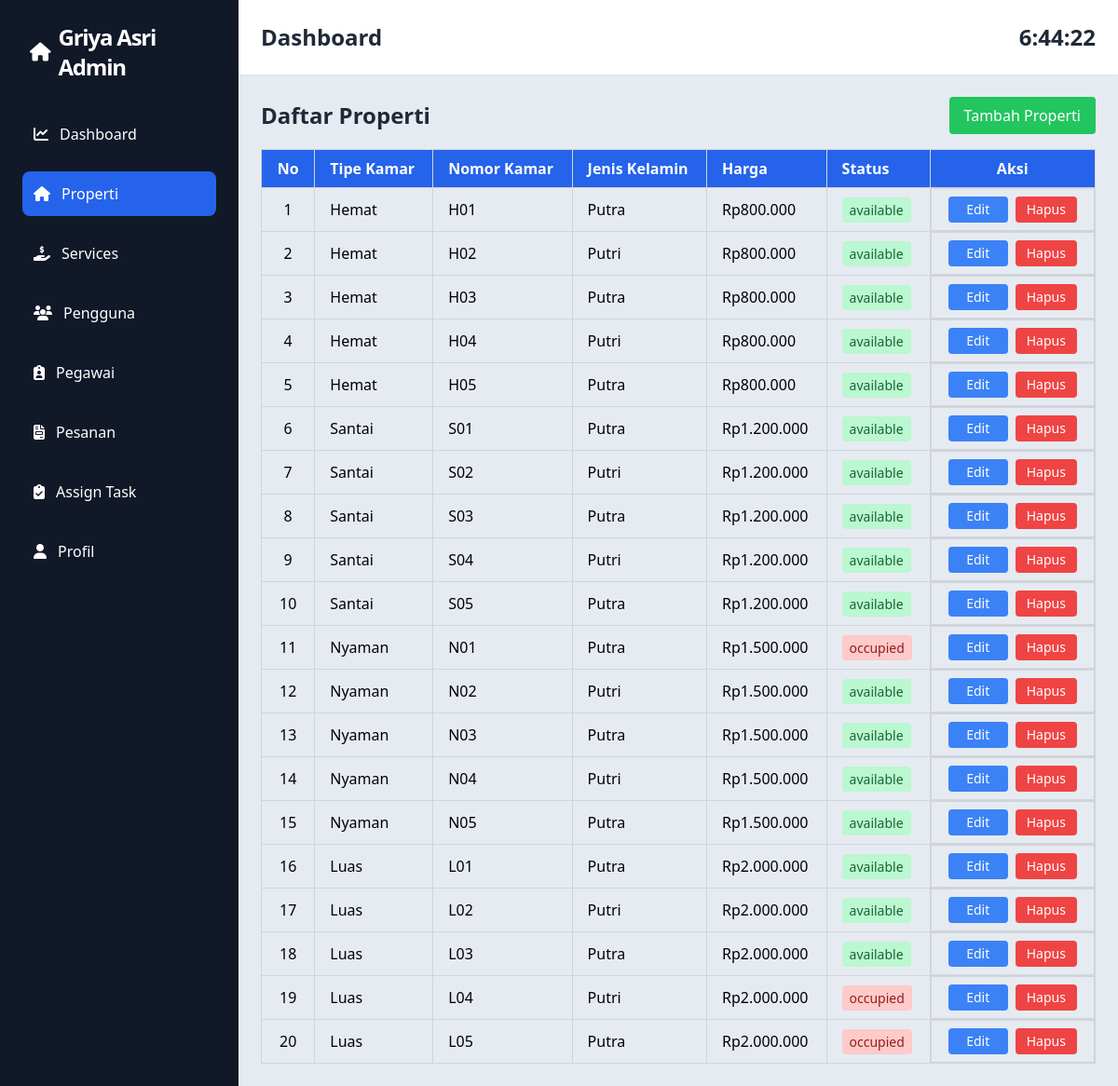
Page /admin/list-properti.php on the committed database.
### tables this page shows
CREATE TABLE settings (
    `key` VARCHAR(100) PRIMARY KEY,
    `value` TEXT
);

CREATE TABLE `rooms` (
  `id` bigint(20) UNSIGNED NOT NULL,
  `room_type_id` bigint(20) UNSIGNED NOT NULL,
  `room_number` varchar(255) NOT NULL,
  `gender_type` enum('Putra','Putri') NOT NULL,
  `price` int(11) NOT NULL,
  `rating` decimal(2,1) NOT NULL DEFAULT 0.0,
  `facilities` text NOT NULL,
  `area_size` varchar(255) NOT NULL,
  `is_electric_included` tinyint(1) NOT NULL DEFAULT 0,
  `is_water_included` tinyint(1) NOT NULL DEFAULT 1,
  `room_rules` text NOT NULL,
  `status` enum('available','occupied','maintenance') NOT NULL DEFAULT 'available',
  `created_at` timestamp NULL DEFAULT NULL,
  `updated_at` timestamp NULL DEFAULT NULL
);

CREATE TABLE `room_types` (
  `id` bigint(20) UNSIGNED NOT NULL,
  `name` varchar(255) NOT NULL,
  `image` varchar(255) DEFAULT NULL,
  `description` text NOT NULL,
  `facilities` text NOT NULL,
  `base_price_daily` int(11) NOT NULL,
  `base_price_weekly` int(11) NOT NULL,
  `base_price_monthly` int(11) NOT NULL,
  `created_at` timestamp NULL DEFAULT NULL,
  `updated_at` timestamp NULL DEFAULT NULL
);

### config/database.php (called while the page is built, shortened)
<?php
function getSetting($conn, $key)
{
    $stmt = $conn->prepare("SELECT value FROM settings WHERE `key`=?");
    $stmt->bind_param("s", $key);
    $stmt->execute();
    $result = $stmt->get_result()->fetch_assoc();
    return $result['value'] ?? '';
}

### admin/list-properti.php (the view, shortened to what this page needs)
<?php
include '../config/database.php';
$sql = "SELECT rooms.*, room_types.name AS room_type_name FROM rooms JOIN room_types ON rooms.room_type_id = room_types.id";
$result = $conn->query($sql);
?>
<div class="">
    <div class="header-content flex items-center justify-between mb-4 align-middle">
        <h1 class="text-2xl font-bold text-gray-800">Daftar Properti</h1>
        <a href="create-properti.php" class="bg-green-500 hover:bg-green-600 text-white px-4 py-2 rounded">Tambah Properti</a>
    </div>
    <table class="w-full border-collapse border border-gray-300">
        <thead class="bg-blue-600 text-white">
            <tr>
                <th class="border border-gray-300 px-4 py-2 text-center">No</th>
                <th class="border border-gray-300 px-4 py-2 text-left">Tipe Kamar</th>
                <th class="border border-gray-300 px-4 py-2 text-left">Nomor Kamar</th>
                <th class="border border-gray-300 px-4 py-2 text-left">Jenis Kelamin</th>
                <th class="border border-gray-300 px-4 py-2 text-left">Harga</th>
                <th class="border border-gray-300 px-4 py-2 text-left">Status</th>
                <th class="border border-gray-300 px-4 py-2 text-center">Aksi</th>
            </tr>
        </thead>
        <tbody>
            <?php
            if ($result->num_rows > 0) {
                $no = 1;
                while ($row = $result->fetch_assoc()) {
                    echo "<tr class='hover:bg-gray-100 border-b border-gray-300'>";
                    echo "<td class='border border-gray-300 px-4 py-2 text-center'>" . $no++ . "</td>";
                    echo "<td class='border border-gray-300 px-4 py-2'>" . htmlspecialchars($row['room_type_name']) . "</td>";
                    echo "<td class='border border-gray-300 px-4 py-2'>" . htmlspecialchars($row['room_number']) . "</td>";
                    echo "<td class='border border-gray-300 px-4 py-2'>" . htmlspecialchars($row['gender_type']) . "</td>";
                    echo "<td class='border border-gray-300 px-4 py-2'>Rp" . number_format($row['price'], 0, ',', '.') . "</td>";
                    echo "<td class='border border-gray-300 px-4 py-2'><span class='px-2 py-1 rounded text-sm " . ($row['status'] === 'available' ? 'bg-green-200 text-green-800' : ($row['status'] === 'maintenance' ? 'bg-yellow-200 text-yellow-800' : 'bg-red-200 text-red-800')) . "'>" . htmlspecialchars($row['status']) . "</span></td>";
                    echo "<td class='border border-gray-300 px-4 py-2 flex gap-2 justify-center'>";
                    echo "<a href='edit-properti.php?id=" . htmlspecialchars($row['id']) . "' class='bg-blue-500 hover:bg-blue-600 text-white px-3 py-1 rounded text-sm w-16 text-center'>Edit</a>";
                    echo "<button onclick=\"openModal(" . $row['id'] . ")\" class=\"bg-red-500 hover:bg-red-600 text-white px-3 py-1 rounded text-sm\">Hapus</button>";
                    echo "</td>";
                    echo "</tr>";
                }
            } else {
                echo "<tr><td colspan='6' class='py-3' style='text-align:center;'>Tidak ada data kamar</td></tr>";
            }
            ?>
</div>
<?php
$content = ob_get_clean();
$propertiactive = "active";
include 'layouts/app.php';
?>

### admin/layouts/app.php (shortened to what this page needs)
<!DOCTYPE html>
<html lang="id">
<head>
    <script src="https://cdn.tailwindcss.com"></script>
    <link rel="stylesheet" href="https://cdnjs.cloudflare.com/ajax/libs/font-awesome/6.4.0/css/all.min.css">
</head>
<body class="bg-gray-100" onload="startTime()">
    <div class="flex h-screen">
        <div class="w-64 bg-gray-900 text-white p-6">
            <a href="index.php" class="flex gap-2 mb-8 items-center mx-2">
                <i class="fas fa-home text-white text-xl"></i>
                <h1 class="text-2xl font-black text-primary tracking-tighter flex items-center gap-2"><?= getSetting($conn, 'site_title'); ?></h1>
            </a>
            <nav class="space-y-4">
                <a href="index.php" class="<?= $indexactive ?> flex items-center space-x-3 p-3 hover:bg-gray-800 rounded-lg transition">
                    <i class="fas fa-chart-line"></i>
                    <span>Dashboard</span>
                </a>
                <a href="list-properti.php" class="<?= $propertiactive ?> flex items-center space-x-3 p-3 hover:bg-gray-800 rounded-lg transition">
                    <i class="fas fa-home"></i>
                    <span>Properti</span>
                </a>
                <a href="list-service.php" class="<?= $serviceactive ?> flex items-center space-x-3 p-3 hover:bg-gray-800 rounded-lg transition">
                    <i class="fa-solid fa-hand-holding-dollar"></i>
                    <span>Services</span>
                </a>
                <a href="list-user.php" class="<?= $useractive ?> flex items-center space-x-3 p-3 hover:bg-gray-800 rounded-lg transition">
                    <i class="fas fa-users"></i>
                    <span>Pengguna</span>
                </a>
                <a href="pegawai.php" class="<?= $pegawaiactive ?> flex items-center space-x-3 p-3 hover:bg-gray-800 rounded-lg transition">
                    <i class="fa-solid fa-clipboard-user"></i>
                    <span>Pegawai</span>
                </a>
                <a href="list-pesanan.php" class="<?= $pesananactive ?> flex items-center space-x-3 p-3 hover:bg-gray-800 rounded-lg transition">
                    <i class="fas fa-file-invoice"></i>
                    <span>Pesanan</span>
                </a>
                <a href="assign-task.php" class="<?= $taskactive ?> flex items-center space-x-3 p-3 hover:bg-gray-800 rounded-lg transition">
                    <i class="fa-solid fa-clipboard-check"></i>
                    <span>Assign Task</span>
                </a>
                <a href="profile.php" class="<?= $profileactive ?> flex items-center space-x-3 p-3 hover:bg-gray-800 rounded-lg transition">
                    <i class="fas fa-user"></i>
                    <span>Profil</span>
                </a>
            </nav>
        </div>
        <div class="flex-1 flex flex-col">
            <div class="bg-white shadow p-6 flex justify-between items-center">
                <h2 class="text-2xl font-bold text-gray-800">Dashboard</h2>
                <div class="text-2xl font-bold text-gray-800" id="jam"></div>
            </div>
            <div class="flex-1 overflow-auto p-6 bg-slate-200/75">
                <?= $content ?>
            </div>
        </div>
    </div>
</body>
</html>

### admin/layouts/app.php (style rules this page uses)
.active { background-color: #2563eb; border-radius: 0.5rem; }

### rows in the picture
settings: value "Griya Asri Admin"
rooms: room_type.name "Hemat", room_number "H01", gender_type "Putra", price "800.000", status "available"
rooms: room_type.name "Hemat", room_number "H02", gender_type "Putri", price "800.000", status "available"
rooms: room_type.name "Hemat", room_number "H03", gender_type "Putra", price "800.000", status "available"
rooms: room_type.name "Hemat", room_number "H04", gender_type "Putri", price "800.000", status "available"
rooms: room_type.name "Hemat", room_number "H05", gender_type "Putra", price "800.000", status "available"
rooms: room_type.name "Santai", room_number "S01", gender_type "Putra", price "1.200.000", status "available"
rooms: room_type.name "Santai", room_number "S02", gender_type "Putri", price "1.200.000", status "available"
rooms: room_type.name "Santai", room_number "S03", gender_type "Putra", price "1.200.000", status "available"
rooms: room_type.name "Santai", room_number "S04", gender_type "Putri", price "1.200.000", status "available"
rooms: room_type.name "Santai", room_number "S05", gender_type "Putra", price "1.200.000", status "available"
rooms: room_type.name "Nyaman", room_number "N01", gender_type "Putra", price "1.500.000", status "occupied"
rooms: room_type.name "Nyaman", room_number "N02", gender_type "Putri", price "1.500.000", status "available"
rooms: room_type.name "Nyaman", room_number "N03", gender_type "Putra", price "1.500.000", status "available"
rooms: room_type.name "Nyaman", room_number "N04", gender_type "Putri", price "1.500.000", status "available"
rooms: room_type.name "Nyaman", room_number "N05", gender_type "Putra", price "1.500.000", status "available"
rooms: room_type.name "Luas", room_number "L01", gender_type "Putra", price "2.000.000", status "available"
rooms: room_type.name "Luas", room_number "L02", gender_type "Putri", price "2.000.000", status "available"
rooms: room_type.name "Luas", room_number "L03", gender_type "Putra", price "2.000.000", status "available"
rooms: room_type.name "Luas", room_number "L04", gender_type "Putri", price "2.000.000", status "occupied"
rooms: room_type.name "Luas", room_number "L05", gender_type "Putra", price "2.000.000", status "occupied"
